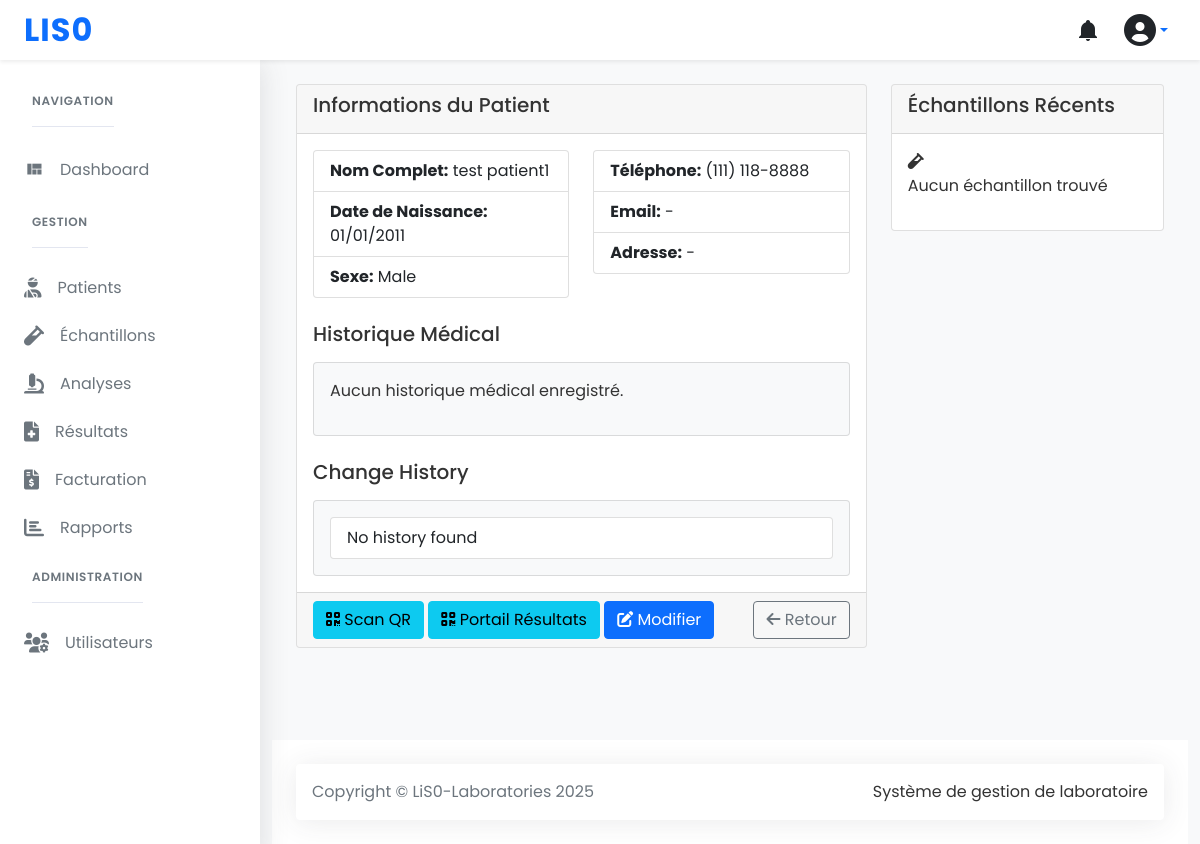
The page /patients/2/ (signed in) on the database its author committed.
### patients/models.py (models this page shows, shortened)
class Patient(models.Model):
    GENDER_CHOICES = [
        ('M', 'Male'),
        ('F', 'Female'),
        ('O', 'Other'),
    ]
    first_name = models.CharField(max_length=100)
    last_name = models.CharField(max_length=100)
    date_of_birth = models.DateField()
    gender = models.CharField(max_length=1, choices=GENDER_CHOICES)
    phone_number = models.CharField(max_length=17)
    email = models.EmailField(blank=True)
    address = models.TextField(blank=True)
    medical_history = models.TextField(blank=True)
    qr_code = models.ImageField(upload_to='patient_qr_codes/', blank=True)
    qr_token = models.CharField(max_length=64, blank=True)
    qr_token_expires = models.DateTimeField(null=True, blank=True)
    created_at = models.DateTimeField(auto_now_add=True)
    updated_at = models.DateTimeField(auto_now=True)
    @property
    def full_name(self):
        return f"{self.first_name} {self.last_name}"
    class Meta:
        ordering = ['-created_at']
        verbose_name = 'Patient'
        verbose_name_plural = 'Patients'

### patients/views.py (the view)
# urls.py: path('<int:pk>/', PatientDetailView.as_view(), name='detail'),
class PatientDetailView(LoginRequiredMixin, DetailView):
    model = Patient
    template_name = 'patients/patient_detail.html'
    context_object_name = 'patient'
    def get_context_data(self, **kwargs):
        context = super().get_context_data(**kwargs)
        context['recent_samples'] = self.object.samples.all().order_by('-collection_date')[:5]
        context['recent_results'] = Result.objects.filter(
            sample__patient=self.object
        ).select_related('sample')[:5]
        return context

### templates/patients/patient_detail.html (shortened to what this page needs)
{% extends "base.html" %}
{% load static %}
{% block content %}
<div class="row">
    <div class="col-lg-8 mb-4">
        <div class="card enhanced-card">
            <div class="card-header">
                <h5>Informations du Patient</h5>
            </div>
            <div class="card-body">
                <div class="row">
                    <div class="col-md-6">
                        <ul class="list-group enhanced-list-group">
                            <li class="list-group-item">
                                <strong>Nom Complet:</strong> {{ patient.full_name }}
                            </li>
                            <li class="list-group-item">
                                <strong>Date de Naissance:</strong> {{ patient.date_of_birth|date:"d/m/Y" }}
                            </li>
                            <li class="list-group-item">
                                <strong>Sexe:</strong> {{ patient.get_gender_display }}
                            </li>
                        </ul>
                    </div>
                    <div class="col-md-6">
                        <ul class="list-group enhanced-list-group">
                            <li class="list-group-item">
                                <strong>Téléphone:</strong> {{ patient.phone_number|default:"-" }}
                            </li>
                            <li class="list-group-item">
                                <strong>Email:</strong> {{ patient.email|default:"-" }}
                            </li>
                            <li class="list-group-item">
                                <strong>Adresse:</strong> {{ patient.address|default:"-" }}
                            </li>
                        </ul>
                    </div>
                </div>
                <div class="mt-4">
                    <h5 class="mb-3">Historique Médical</h5>
                    <div class="card bg-light">
                        <div class="card-body">
                            {{ patient.medical_history|default:"Aucun historique médical enregistré."|linebreaks }}
                        </div>
                    </div>
                </div>
                <div class="mt-4">
                    <h5 class="mb-3">Change History</h5>
                    <div class="card bg-light">
                        <div class="card-body">
                            <ul class="list-group enhanced-list-group">
                                {% for entry in patient.history.all %}
                                <li class="list-group-item">
                                    {{ entry.timestamp }}: {{ entry.get_action_display }} by {% firstof entry.actor.get_full_name entry.actor.username %}
                                </li>
                                {% empty %}
                                <li class="list-group-item">No history found</li>
                                {% endfor %}
                            </ul>
                        </div>
                    </div>
                </div>
            </div>
            <div class="card-footer d-flex justify-content-between">
                <div>
                    <button onclick="document.getElementById('qrUpload').click()" class="btn btn-info btn-action">
                        <i class="fas fa-qrcode"></i> Scan QR
                    </button>
                    <a href="{% url 'patient_portal:results_portal' token=patient.qr_token %}" class="btn btn-info">
                        <i class="fas fa-qrcode"></i> Portail Résultats
                    </a>
                    <a href="{% url 'patients:update' patient.id %}" class="btn btn-primary btn-action">
                        <i class="fas fa-edit"></i> Modifier
                    </a>
                </div>
                <a href="{% url 'patients:list' %}" class="btn btn-outline-secondary btn-action">
                    <i class="fas fa-arrow-left"></i> Retour
                </a>
            </div>
        </div>
    </div>
    <div class="col-lg-4">
        <div class="card enhanced-card">
            <div class="card-header">
                <h5>Échantillons Récents</h5>
            </div>
            <div class="card-body">
                {% if patient.sample_set.all %}
                <div class="list-group enhanced-list-group">
                    {% for sample in patient.sample_set.all|slice:":5" %}
                    <a href="{% url 'samples:detail' sample.id %}" class="list-group-item list-group-item-action">
                        <div class="d-flex w-100 justify-content-between">
                            <h6 class="mb-1">{{ sample.get_sample_type_display }}</h6>
                            <small>{{ sample.collection_date|date:"d/m/Y" }}</small>
                        </div>
                        <p class="mb-1">Code: {{ sample.barcode }}</p>
                        <small>Statut: <span class="badge bg-{{ sample.get_status_badge }}">{{ sample.get_status_display }}</span></small>
                    </a>
                    {% endfor %}
                </div>
                {% else %}
                <div class="empty-state">
                    <i class="fas fa-vial"></i>
                    <p>Aucun échantillon trouvé</p>
                </div>
                {% endif %}
            </div>
        </div>
    </div>
</div>
{% endblock %}

### static/css/spica-styles.css (style rules this page uses)
body { font-family: 'Poppins', sans-serif; background-color: #f8f9fa; color: #333; }

### rows shown on the page
Patient: full_name "test patient1", date_of_birth "01/01/2011", gender "Male", phone_number "(111) 118-8888", email "-", address "-", medical_history "Aucun historique médical enregistré."
